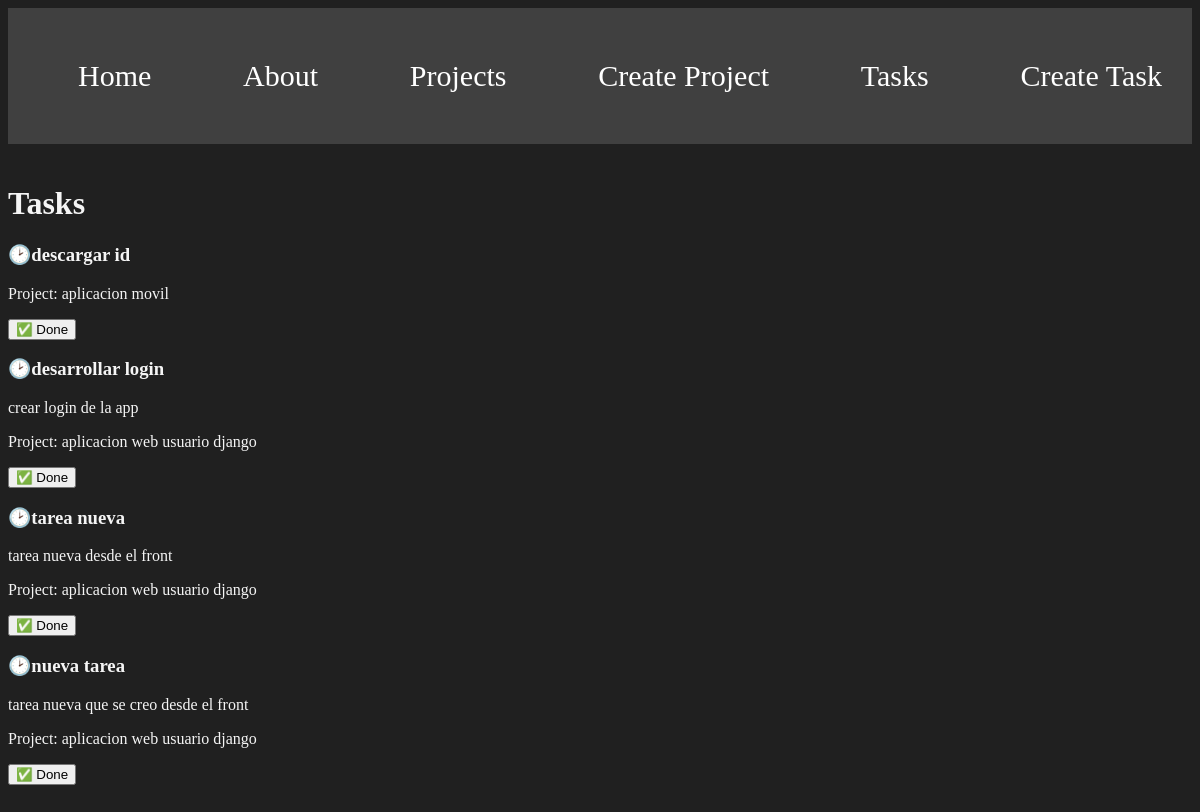
/tasks/, run on the app's committed database.
### myapp/models.py (models this page shows, shortened)
class Task(models.Model):
    title = models.CharField(max_length=200)
    description = models.TextField()
    project = models.ForeignKey(Project,on_delete=models.CASCADE)
    done = models.BooleanField(default=False)

class Project(models.Model):
    name = models.CharField(max_length=200)

### myapp/views.py (the view)
# urls.py: path('tasks/', views.tasks, name="tasks"),
def tasks(request):
    tasks = Task.objects.all()
    return render(request, 'tasks/tasks.html',{
        'tasks' : tasks
    })

### myapp/Templates/tasks/tasks.html
{% extends 'layouts/base.html'%} {% block content %}
<h1>Tasks</h1>
{% for task in tasks %}
<h3>{% if task.done %}✅{% else %}🕑{% endif %}{{task.title}}</h3>
<p>{{task.description}}</p>
<p>Project: {{task.project.name}}</p>
<button type="button" title="btnCheck">{% if task.done %} ❌ Cancel {% else %} ✅ Done {% endif %}</button> {% endfor %}{% endblock %}

### myapp/Templates/layouts/base.html (shortened to what this page needs)
{% load static %}
<!DOCTYPE html>
<html lang="es">
<head>
</head>
<body class="">
    <nav class="navbar container">
        <ul>
            <li>
                <a href="{% url 'home' %}">Home</a>
            </li>
            <li>
                <a href="{% url 'about' %}">About</a>
            </li>
            <li>
                <a href="{% url 'projects' %}">Projects</a>
            </li>
            <li>
                <a href="{% url 'create_project' %}">Create Project</a>
            </li>
            <li>
                <a href="{% url 'tasks' %}">Tasks</a>
            </li>
            <li>
                <a href="{% url 'create_task' %}">Create Task</a>
            </li>
        </ul>
    </nav>
    <main class="container">
        {% block content %} {% endblock %}
    </main>
</body>
</html>

### myapp/Templates/layouts/base.html (style rules this page uses)
body { background: #202020; color: whitesmoke; }
.navbar { background-color: #404040; padding: 20px 0; }
.navbar ul { display: flex; justify-content: space-between; list-style: none; }
.navbar ul li { padding: 15px; }
.navbar a { color: white; text-decoration: none; font-size: 30px; margin: 15px; }
.container { max-width: 1200px; margin: auto; padding: 20px 0; }

### data on the page
Task: title "descargar id", project.name "aplicacion movil", done "✅ Done"
Task: title "desarrollar login", description "crear login de la app", project.name "aplicacion web usuario django", done "✅ Done"
Task: title "tarea nueva", description "tarea nueva desde el front", project.name "aplicacion web usuario django", done "✅ Done"
Task: title "nueva tarea", description "tarea nueva que se creo desde el front", project.name "aplicacion web usuario django", done "✅ Done"
